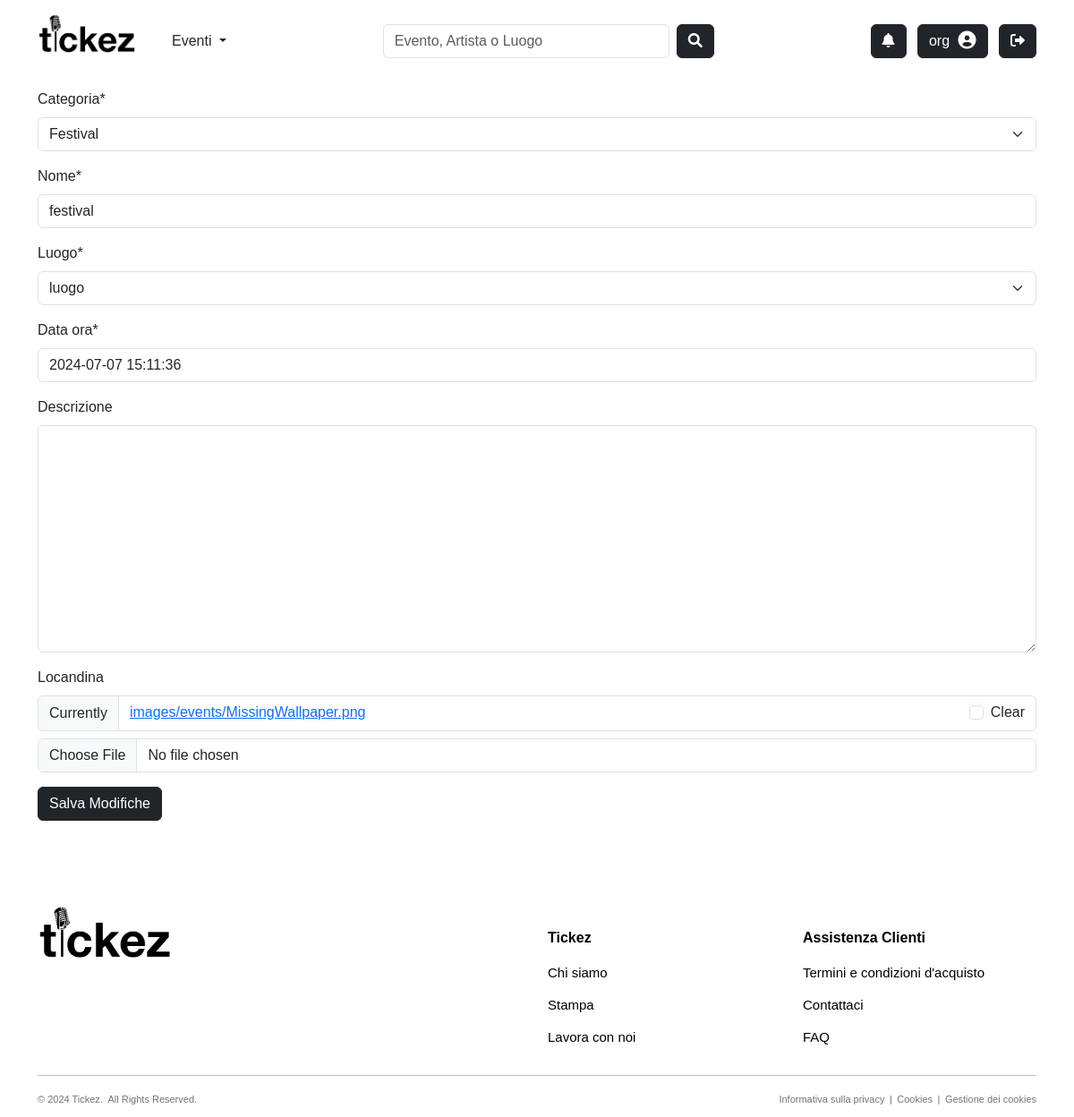
Page /products/update-event/festival-14/ (signed in) on the earlier database version.
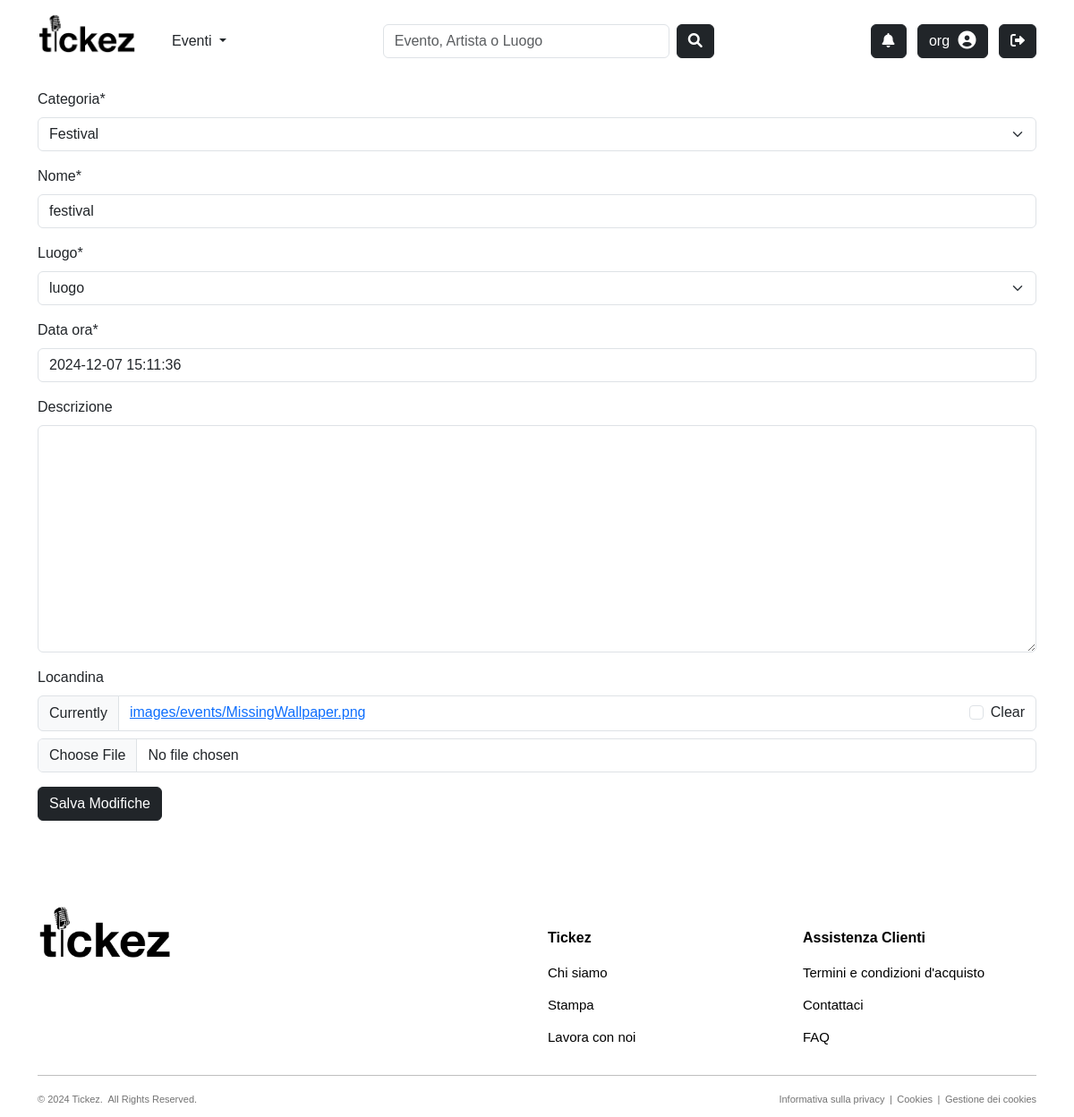
Same page on the later database version.
### products/models.py (models this page shows, shortened)
class Evento(models.Model):
    CATEGORY_CHOICES = [
        ('Concerti', 'Concerti'),
        ('Festival', 'Festival'),
        ('Teatro', 'Teatro')
    ]
    nome = models.CharField(max_length=100, null=False, blank=False)
    slug = models.SlugField(max_length=200, null=False, unique=True, blank=True)
    categoria = models.CharField(max_length=100, choices=CATEGORY_CHOICES, null=False, blank=False)
    descrizione = models.TextField(null=True, blank=True, default='')
    data_ora = models.DateTimeField(null=False, blank=False, default=timezone.now)
    locandina = models.ImageField(blank=True, upload_to="images/events")
    visualizzazioni = models.IntegerField(default=0)
    organizzatore = models.ForeignKey(to='users.Organizzatore', on_delete=models.CASCADE, null=False, blank=False, related_name='eventi_organizzati')
    luogo = models.ForeignKey(to='common.Luogo', on_delete=models.CASCADE, null=False, blank=False, related_name='eventi_programmati')
    followers = models.ManyToManyField(to='users.Utente', blank=True, default=None, related_name='eventi_preferiti')
    class Meta:
        verbose_name_plural = 'Eventi'

### common/models.py (models this page shows, shortened)
class Luogo(models.Model):
    nome = models.CharField(max_length=50, null=False, blank=False)
    slug = models.SlugField(max_length=200, null=False, unique=True, blank=True)
    indirizzo = models.CharField(max_length=255)
    capienza_persone = models.PositiveIntegerField()
    citta = models.CharField(max_length=100)
    stato = models.CharField(max_length=100)
    codice_postale = models.CharField(max_length=30)
    immagine = models.ImageField(blank=True, upload_to="images/venues", default=join('static', 'images', 'defaults', 'default_venue.jpg'))
    followers = models.ManyToManyField(to='users.Utente', blank=True, default=None, related_name='luoghi_preferiti')
    affittuari = models.ManyToManyField(to='users.Organizzatore', blank=True, default=None, related_name='luoghi_affittati')
    def __str__(self):
        return self.nome
    class Meta:
        verbose_name_plural = 'Luoghi'

### products/views.py (the view, shortened to what this page needs)
# urls.py: path('update-event/<slug:slug>-<int:pk>/', views.UpdateEventView.as_view(), name="update-event"),
class UpdateEventView(OrganizerOrSuperuserRequiredMixin, UpdateView):
    model = Evento
    template_name = "products/update_entity.html"
    def get_form_class(self):
        if self.request.user.is_superuser:
            return AdminEventCrispyForm
        return EventCrispyForm
    def get_form_kwargs(self):
        kwargs = super().get_form_kwargs()
        kwargs['action'] = 'Salva Modifiche'
        return kwargs
    def get_context_data(self, **kwargs):
        context = super().get_context_data(**kwargs)
        context['entity'] = 'Evento'+self.object.nome
        return context

### products/forms.py
class EventCrispyForm(forms.ModelForm):
    class Meta:
        model = Evento
        fields = ('categoria', 'nome', 'luogo', 'data_ora', 'descrizione', 'locandina')
    def __init__(self, *args, **kwargs):
        action = kwargs.pop('action', 'Crea Evento')
        super(EventCrispyForm, self).__init__(*args, **kwargs)
        self.helper = FormHelper()
        self.helper.form_id = 'event-crispy-form'
        self.helper.form_method = 'POST'
        self.helper.add_input(Submit('submit', action, css_class="btn-dark"))

### common/context_processors.py (called while the page is built)
def notifications(request):
    notifications = []
    unread_count = 0
    if request.user.is_authenticated:
        try:
            utente = request.user.utente
            notifications = Notifica.objects.filter(organizzatore__in=utente.organizzatori_preferiti.all()).order_by('-data_ora')
            unread_count = notifications.filter(letta=False).count()
        except:
            utente = None
    return {
        'notifications': notifications,
        'unread_count': unread_count,
    }

### products/templates/products/update_entity.html (shortened to what this page needs)
{% extends "products/base_products.html" %}
{% load static %}
{% load crispy_forms_tags %}
{% block content %}
    <div class="container">
        <form method="POST" enctype="multipart/form-data"> {% csrf_token %}
            {% crispy form %}
        </form>
    </div>
{% endblock %}

Differences in the rows shown:
changed Evento "Festival": data_ora "2024-07-07 15:11:36" → "2024-12-07 15:11:36"
